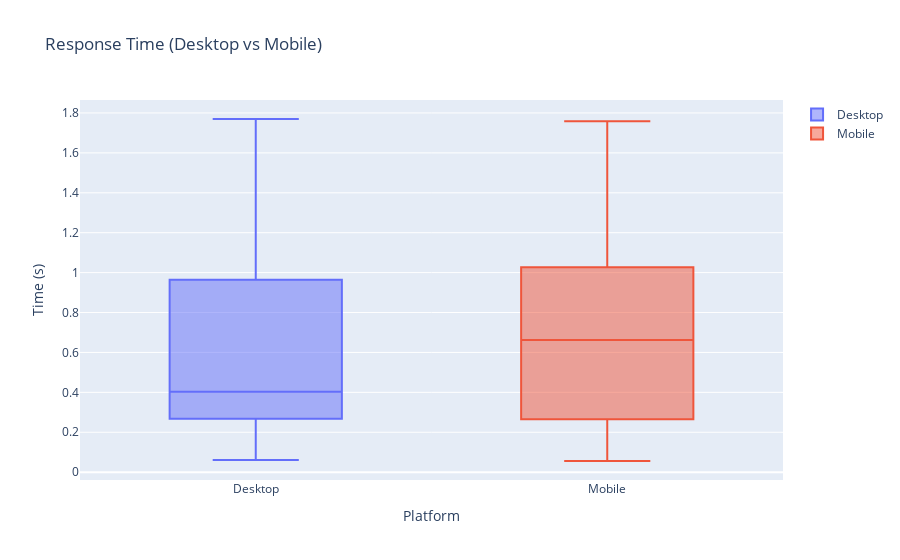

Source (notebook cell):
### Code cell
fig1 = go.Figure()
fig1.add_trace(go.Box(y=df_metrics['desktop_response_time'], name='Desktop'))
fig1.add_trace(go.Box(y=df_metrics['mobile_response_time'], name='Mobile'))
fig1.update_layout(title='Response Time (Desktop vs Mobile)', xaxis_title='Platform', yaxis_title='Time (s)')
fig1.write_html("../../fam-report-site/public/Web-Analytics/response_time.html")
fig1.show()

### Figure 1 — Plotly figure (JSON) as saved in the notebook; plotly's stock layout.template omitted (floating-point values rounded to 4 significant figures; data arrays with more than 128 entries replaced by an {"elided": "..."} marker saying what was removed)
{"data": [{"name": "Desktop", "type": "box", "y": {"elided": "523 float values"}}, {"name": "Mobile", "type": "box", "y": {"elided": "523 float values"}}], "layout": {"title": {"text": "Response Time (Desktop vs Mobile)"}, "xaxis": {"title": {"text": "Platform"}}, "yaxis": {"title": {"text": "Time (s)"}}}}
